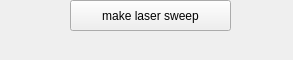
<?xml version="1.0" encoding="UTF-8"?>
<ui version="4.0">
 <class>Form</class>
 <widget class="QWidget" name="Form">
  <property name="geometry">
   <rect>
    <x>0</x>
    <y>0</y>
    <width>293</width>
    <height>60</height>
   </rect>
  </property>
  <property name="windowTitle">
   <string>Form</string>
  </property>
  <widget class="QPushButton" name="button">
   <property name="geometry">
    <rect>
     <x>70</x>
     <y>0</y>
     <width>161</width>
     <height>31</height>
    </rect>
   </property>
   <property name="text">
    <string>make laser sweep</string>
   </property>
  </widget>
 </widget>
 <resources/>
 <connections/>
</ui>
